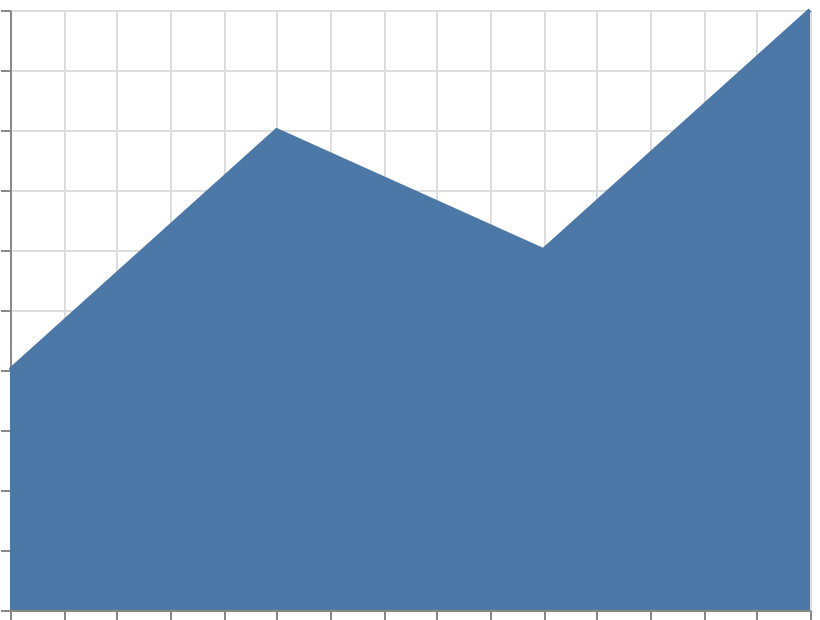

Here is the Vega-Lite specification saved for this chart:
### Vega-Lite specification from a JSON file in a GitHub repository (floating-point values rounded to 4 significant figures)
{"$schema": "https://vega.github.io/schema/vega-lite/v6.json", "width": 400, "height": 300, "padding": 5, "autosize": "none", "data": {"name": "table", "values": [{"x": 1, "y": 2}, {"x": 2, "y": 4}, {"x": 3, "y": 3}, {"x": 4, "y": 5}]}, "layer": [{"mark": "area", "encoding": {"x": {"field": "x", "type": "quantitative"}, "y": {"field": "y", "type": "quantitative"}}}, {"mark": "line", "encoding": {"x": {"field": "x", "type": "quantitative"}, "y": {"field": "y", "type": "quantitative"}}}]}
